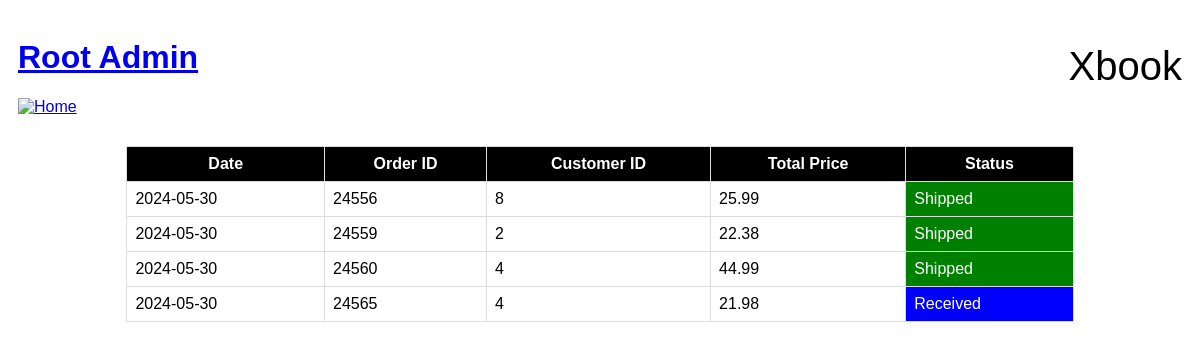
Page /admin/orders (signed in) on the earlier database version.
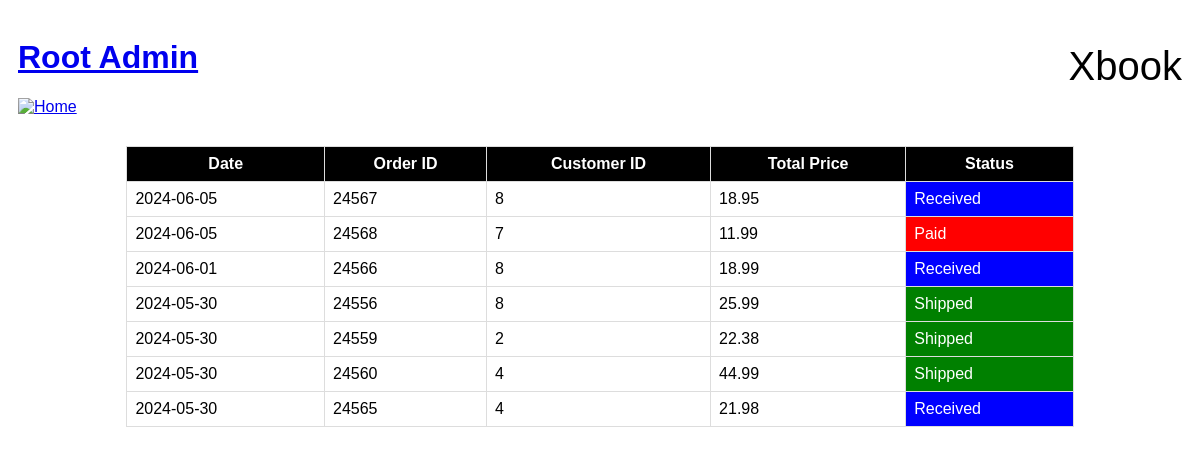
Same page on the later database version.
### tables this page shows
CREATE TABLE Order_Book ( 
OrderID INTEGER PRIMARY KEY AUTOINCREMENT, 
ISBN_ID VARCHAR(15), 
KDNR_ID INTEGER, 
Amount INTEGER, 
Date TEXT, 
Total_price REAL, 
Status TEXT );

### app.py (the view)
@app.route('/admin/orders')
def admin_orders():
    if 'user_id' in session and session['email'] == 'admin@gmail.com':
        conn = connect_to_database()
        cursor = conn.cursor()
        query = 'SELECT OrderID, KDNR_ID, ISBN_ID, Amount, Date, Total_price, Status FROM Order_Book ORDER BY Order_Book.Date DESC;'
        cursor.execute(query)
        orders = cursor.fetchall()
        conn.close()
        orders_list = []
        for order in orders:
            orders_list.append({
                'OrderID': order[0],
                'KDNR_ID': order[1],
                'ISBN_ID': order[2],
                'Amount': order[3],
                'Date': order[4],
                'Total_price': order[5],
                'Status': order[6]
            })
        return render_template('admin_orders.html', orders=orders_list)
    else:
        return redirect(url_for('login_page'))

### app.py (called while the page is built)
def connect_to_database():
    return sqlite3.connect('Bookstore.db')

### templates/admin_orders.html (shortened to what this page needs)
<!DOCTYPE html>
<html lang="en">
<head>
</head>
<body>
    <div class="container">
        <a href="/" class="home-btn">
            <h1>Root Admin</h1>
            <img src="/static/images/home-button.png" alt="Home">
        </a>
        <div class="logo">Xbook</div>
    </div>
    <div class="orders-table-container">
        <table class="orders-table">
            <thead>
                <tr>
                    <th>Date</th>
                    <th>Order ID</th>
                    <th>Customer ID</th>
                    <th>Total Price</th>
                     <th>Status</th>
                </tr>
            </thead>
           <tbody>
             {% for order in orders %}
               <tr class="orders-color">
               <td>{{ order.Date }}</td>
               <td>{{ order.OrderID }}</td>
               <td>{{ order.KDNR_ID }}</td>
               <td>{{ order.Total_price }}</td>
               <td class="order-status {% if order.Status == 'Shipped' %}shipped{% elif order.Status == 'Paid' %}paid{% elif order.Status == 'Received' %}received{% endif %}">
                 {{ order.Status }}
               </td>
             </tr>
           {% endfor %}
           </tbody>
        </table>
    </div>
</body>
</html>

### templates/admin_orders.html (style rules this page uses)
body { font-family: Arial, sans-serif; background-color: white; }
.container { display: flex; align-items: center; justify-content: space-between; padding: 10px; background-color: white; }
.logo { font-size: 40px; }
.orders-table-container { display: flex; justify-content: center; align-items: center; height: top; }
.orders-table { width: 80%; border-collapse: collapse; margin: 20px 0; }
.orders-table th { border: 1px solid #ddd; padding: 8px; color: white; }
.orders-table td { border: 1px solid #ddd; padding: 8px; }
.orders-table th { background-color: black; }
.shipped { background-color: green; color: white; }
.paid { background-color: red; color: white; }
.received { background-color: blue; color: white; }

Differences in the rows shown:
added Order_Book: Date "2024-06-05", OrderID "24567", KDNR_ID "8", Total_price "18.95", Status "Received"
added Order_Book: Date "2024-06-05", OrderID "24568", KDNR_ID "7", Total_price "11.99", Status "Paid"
added Order_Book: Date "2024-06-01", OrderID "24566", KDNR_ID "8", Total_price "18.99", Status "Received"
